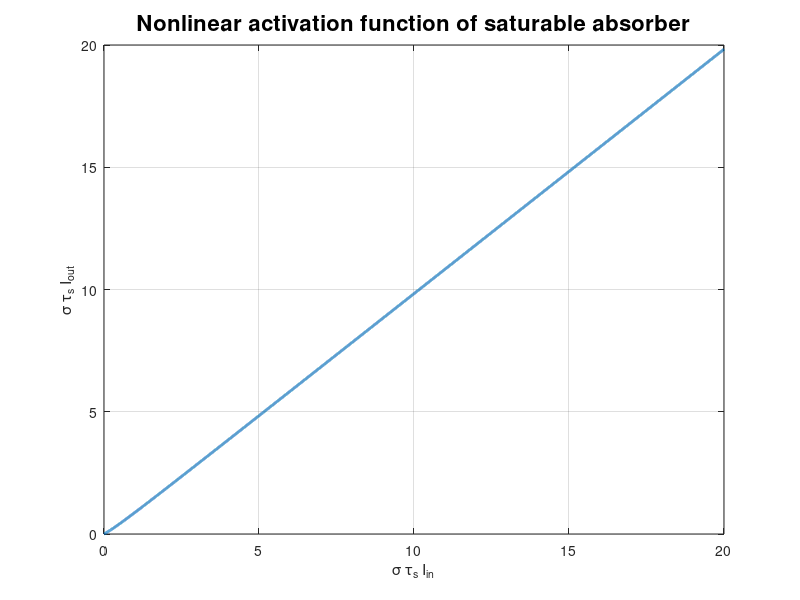
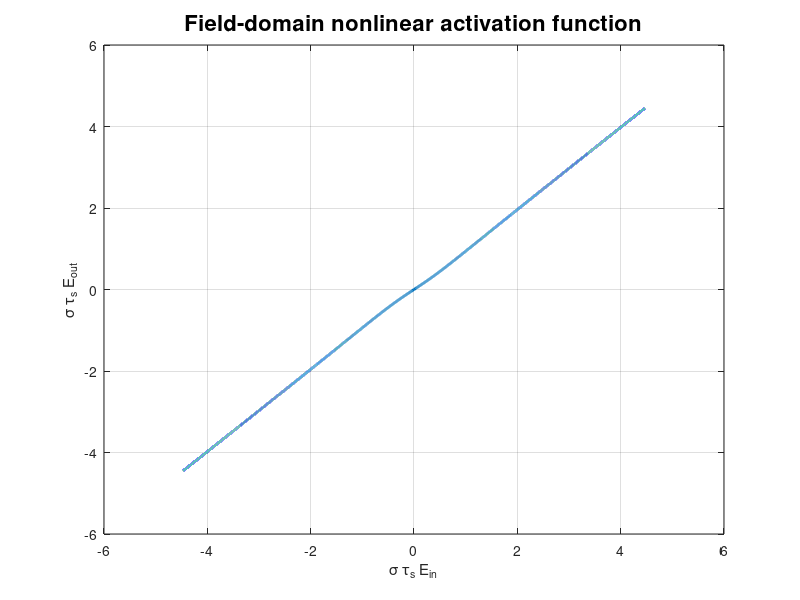

MATLAB code for these plots, in order:
clc; clear; close all;

T0 = 0.7;                 % initial transmittance
Iin = (0:0.001:20);          % input intensity vector
x = Iin;
Tm   = zeros(size(x));
Iout = zeros(size(x));


for k = 1:length(x)
    F = @(t) 0.5 .* log(t ./ T0) ./ (1 - t) - x(k);
    Tm(k) = fzero(F, [T0, 1 - 1e-12]);
    Iout(k) = x(k) * Tm(k);
end

Ein_pos  = sqrt(Iin);
Eout_pos = sqrt(Iout);

Ein  = [-fliplr(Ein_pos(2:end)),  Ein_pos];
Eout = [-fliplr(Eout_pos(2:end)), Eout_pos];

figure;
plot(x, Iout, 'LineWidth', 2);
xlabel('\sigma \tau_s I_{in}');
ylabel('\sigma \tau_s I_{out}');
title('Nonlinear activation function of saturable absorber', 'FontSize', 16);
grid on;

figure;
plot(Ein, Eout, 'LineWidth', 2);
xlabel('\sigma \tau_s E_{in}');
ylabel('\sigma \tau_s E_{out}');
title('Field-domain nonlinear activation function', 'FontSize', 16);
grid on;
